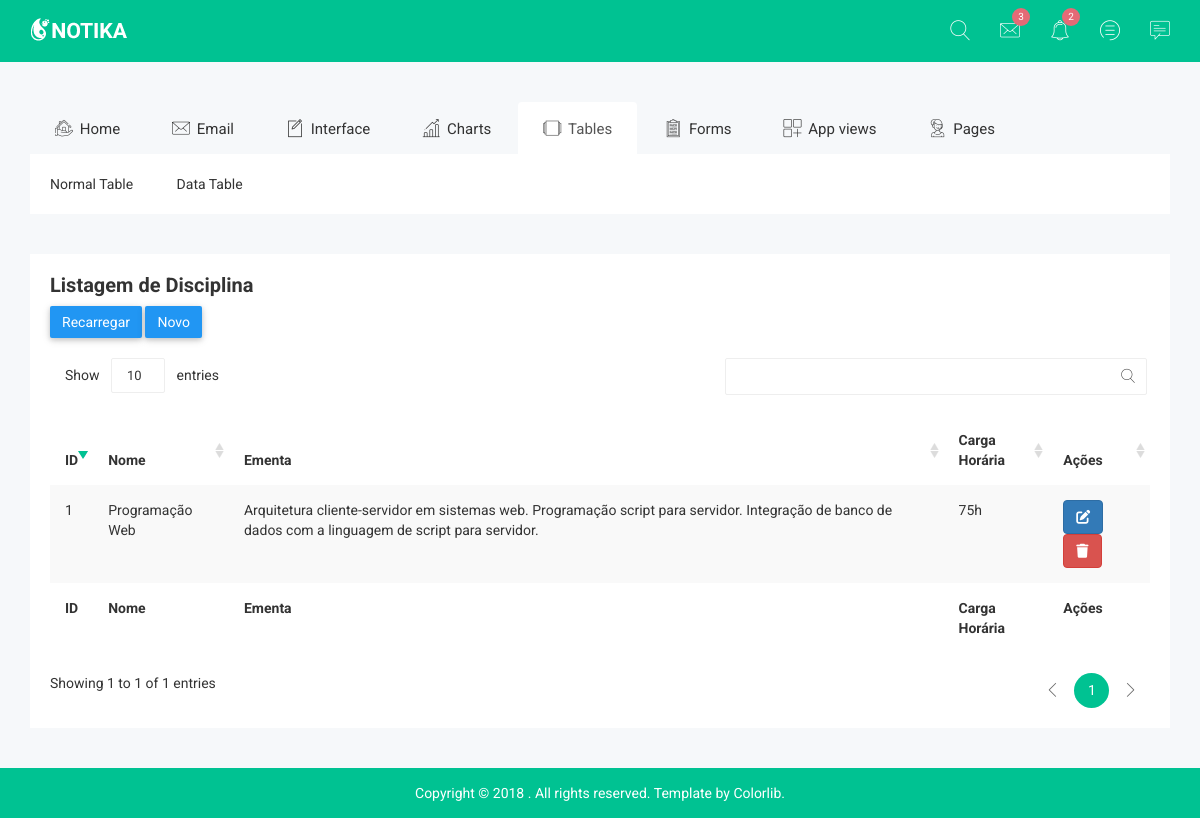
Page /Aula06_2/controller/disciplinaController.php?acao=listar on the earlier database version.
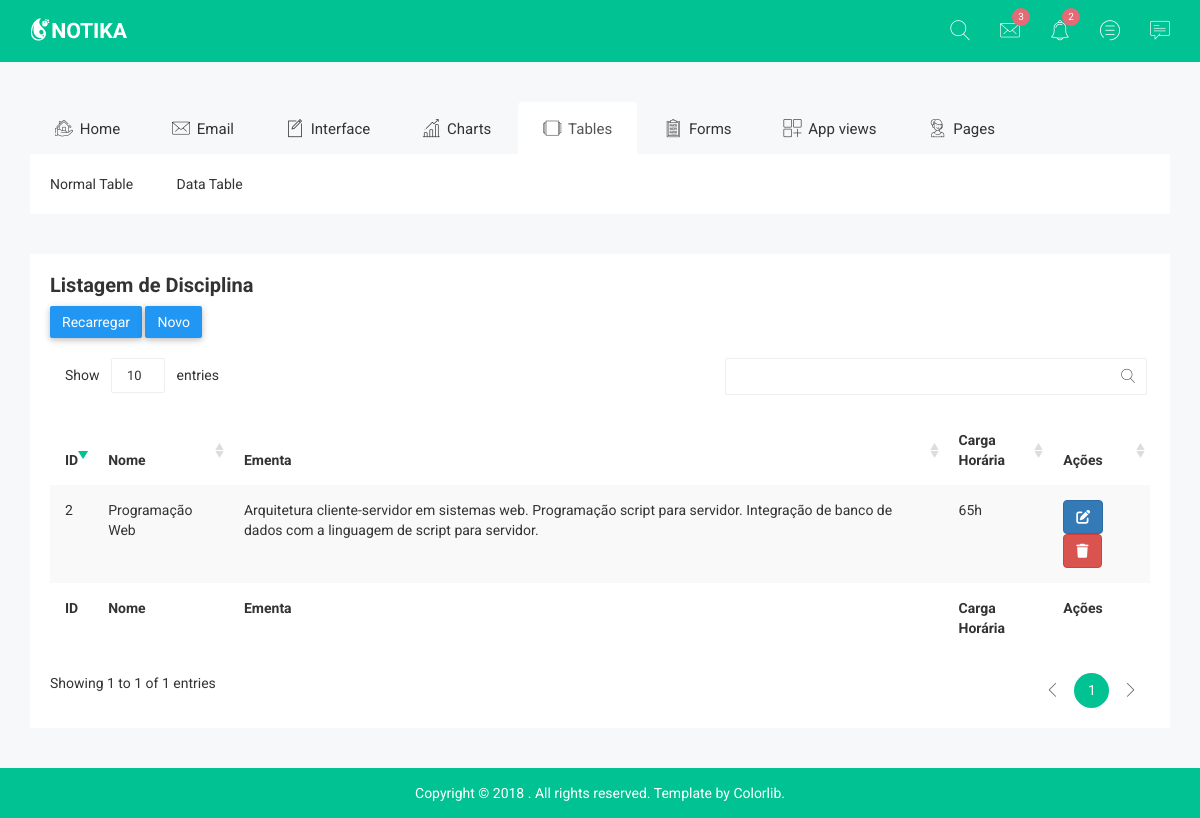
Same page on the later database version.
### tables this page shows
CREATE TABLE "Disciplina" (
	"id"	INTEGER,
	"nome"	TEXT UNIQUE,
	"ementa"	TEXT ,
	"cargahoraria" INTEGER,
	PRIMARY KEY("id" AUTOINCREMENT)
);

### Aula06_2/controller/disciplinaController.php (called while the page is built, shortened)
<?php
include '../model/Disciplina.php';
include '../bo/DisciplinaBO.php';
include 'defaultController.php';
function listar() {
    $disciplinas = DisciplinaBO::listar();
	include '../view/disciplina/listar.php';
}
?>

### Aula06_2/model/DisciplinaDAO.php (called while the page is built, shortened)
<?php
require 'conexao_bd.php';
class DisciplinaDAO {
	public static function listar() {
		global $db;
		$disciplinas = [ ];
		$consultaSQL = "SELECT * FROM Disciplina order by id desc";
		$resultado = $db->query($consultaSQL);
		if ($resultado) {
			while ($registro = $resultado->fetchArray(SQLITE3_ASSOC)) {
			   $disciplina = new Disciplina($registro['id'], $registro['nome'], $registro['ementa'], $registro['cargahoraria']);
				$disciplinas[] = $disciplina;
			}
		} else {
			echo "Erro ao executar a consulta: " . $db->lastErrorMsg();
		}
		return $disciplinas;
	}
}
?>

### Aula06_2/bo/DisciplinaBO.php (called while the page is built, shortened)
<?php
include '../model/DisciplinaDAO.php';
class DisciplinaBO {
		public static function listar() {
			$disciplinas = DisciplinaDAO::listar();
			return $disciplinas;
		}
	}
?>

### Aula06_2/model/Disciplina.php (called while the page is built, shortened)
<?php
class Disciplina {
    public function __construct($id = null, $nome = null, $ementa = null, $cargahoraria = null) {
        if ($id != null) {
            $this->id = $id;
        }
        if ($nome != null) {
            $this->nome = $nome;
        }
        if ($ementa != null) {
            $this->ementa = $ementa;
        }
        if ($cargahoraria != null) {
            $this->cargahoraria = $cargahoraria;
        }
    }
}
?>

### Aula06_2/view/disciplina/listar.php (the view, shortened to what this page needs)
<?php include("../view/template/cabecalho.php"); ?>
<div class="data-table-area">
    <div class="container">
        <div class="row">
            <div class="col-lg-12 col-md-12 col-sm-12 col-xs-12">
                <div class="data-table-list">
                    <div class="basic-tb-hd">
                        <h2>Listagem de Disciplina</h2>
                        <button onclick="location='../controller/disciplinaController.php?acao=listar'" class="btn btn-primary notika-btn-primary waves-effect">Recarregar</button>
                        <button onclick="location='../controller/disciplinaController.php?acao=formulario'" class="btn btn-primary notika-btn-primary waves-effect">Novo</button>
                    </div>
                    <div class="table-responsive">
                        <table id="data-table-basic" data-order-by="2" class="table table-striped">
                            <thead>
                                <tr>
                                    <th>ID</th>
                                    <th>Nome</th>
                                    <th>Ementa</th>
                                    <th>Carga Horária</th>
                                    <th>Ações</th>
                                </tr>
                            </thead>
                            <tbody>
                                <?php foreach ($disciplinas as $item) : ?>
                                    <tr>
                                        <td><?= $item->id ?></td>
                                        <td><?= $item->nome ?></td>
                                        <td><?= $item->ementa ?></td>
                                        <td><?= $item->cargahoraria ?>h</td>
                                        <td>
                                            <button type="button" class="btn btn-primary waves-effect" data-toggle="tooltip" data-placement="top" data-original-title="Editar" style="margin-right: 5px;" onclick="location='../controller/disciplinaController.php?acao=editar&id=<?= $item->id ?>'"><i class="fa-solid fa-edit"></i>
                                            <button type="button" class="btn btn-danger waves-effect" data-toggle="tooltip" data-placement="top" data-original-title="Excluir" onclick="location='../controller/disciplinaController.php?acao=excluir&id=<?= $item->id ?>'"><i class="fa-solid fa-trash"></i>
                                        </td>
                                    </tr>
                                <?php endforeach; ?>
                            </tbody>
                            <tfoot>
                                <tr>
                                    <th>ID</th>
                                    <th>Nome</th>
                                    <th>Ementa</th>
                                    <th>Carga Horária</th>
                                    <th>Ações</th>
                                </tr>
                            </tfoot>
                        </table>
                    </div>
                </div>
            </div>
        </div>
    </div>
</div>
<?php include("../view/template/rodape.php"); ?>

### Aula06_2/controller/defaultController.php
<?php
if ($_SERVER['REQUEST_METHOD'] === 'POST')
    $request = $_POST;
else
if ($_SERVER['REQUEST_METHOD'] === 'GET') {
    $request = $_GET;
}
function getValor($request,$var){
	$valor = isset($request[$var]) ? $request[$var] : null;
	return $valor;
}
$acao = getValor($request,'acao');
if (function_exists($acao) && is_callable($acao)) {
    $acao();
} else {
    echo "Ação inválida";
}
?>

### Aula06_2/view/template/cabecalho.php (shortened to what this page needs)
<!doctype html>
<html class="no-js" lang="">
<head>
    <link rel="stylesheet" href="../view/template/css/bootstrap.min.css">
    <link rel="stylesheet" href="https://cdnjs.cloudflare.com/ajax/libs/font-awesome/6.5.2/css/all.min.css" />
    <link rel="stylesheet" href="../view/template/css/owl.carousel.css">
    <link rel="stylesheet" href="../view/template/css/owl.theme.css">
    <link rel="stylesheet" href="../view/template/css/owl.transitions.css">
    <link rel="stylesheet" href="../view/template/css/meanmenu/meanmenu.min.css">
    <link rel="stylesheet" href="../view/template/css/animate.css">
    <link rel="stylesheet" href="../view/template/css/normalize.css">
    <link rel="stylesheet" href="../view/template/css/wave/waves.min.css">
    <link rel="stylesheet" href="../view/template/css/wave/button.css">
    <link rel="stylesheet" href="../view/template/css/scrollbar/jquery.mCustomScrollbar.min.css">
    <link rel="stylesheet" href="../view/template/css/notika-custom-icon.css">
    <link rel="stylesheet" href="../view/template/css/jquery.dataTables.min.css">
    <link rel="stylesheet" href="../view/template/css/main.css">
    <link rel="stylesheet" href="../view/template/css/style.css">
    <link rel="stylesheet" href="../view/template/css/responsive.css">
</head>
<body>
    <div class="header-top-area">
        <div class="container">
            <div class="row">
                <div class="col-lg-4 col-md-4 col-sm-12 col-xs-12">
                    <div class="logo-area">
                        <a href="#"><img src="../view/template/img/logo/logo.png" alt="" /></a>
                    </div>
                </div>
                <div class="col-lg-8 col-md-8 col-sm-12 col-xs-12">
                    <div class="header-top-menu">
                        <ul class="nav navbar-nav notika-top-nav">
                            <li class="nav-item dropdown">
                                <a href="#" data-toggle="dropdown" role="button" aria-expanded="false" class="nav-link dropdown-toggle"><span><i class="notika-icon notika-search"></i></span></a>
                            </li>
                            <li class="nav-item dropdown">
                                <a href="#" data-toggle="dropdown" role="button" aria-expanded="false" class="nav-link dropdown-toggle"><span><i class="notika-icon notika-mail"></i></span></a>
                            </li>
                            <li class="nav-item nc-al"><a href="#" data-toggle="dropdown" role="button" aria-expanded="false" class="nav-link dropdown-toggle"><span><i class="notika-icon notika-alarm"></i></span>
                                    <div class="ntd-ctn"><span>3</span></div>
                                </a>
                            </li>
                            <li class="nav-item"><a href="#" data-toggle="dropdown" role="button" aria-expanded="false" class="nav-link dropdown-toggle"><span><i class="notika-icon notika-menus"></i></span>
                                    <div class="ntd-ctn"><span>2</span></div>
                                </a>
                            </li>
                            <li class="nav-item"><a href="#" data-toggle="dropdown" role="button" aria-expanded="false" class="nav-link dropdown-toggle"><span><i class="notika-icon notika-chat"></i></span></a>
                            </li>
                        </ul>
                    </div>
                </div>
            </div>
        </div>
    </div>
    <?php include("menu.php"); ?>

### Aula06_2/view/template/menu.php (shortened to what this page needs)
<div class="main-menu-area mg-tb-40">
    <div class="container">
        <div class="row">
            <div class="col-lg-12 col-md-12 col-sm-12 col-xs-12">
                <ul class="nav nav-tabs notika-menu-wrap menu-it-icon-pro">
                    <li><a data-toggle="tab" href="#Home"><i class="notika-icon notika-house"></i> Home</a>
                    </li>
                    <li><a data-toggle="tab" href="#mailbox"><i class="notika-icon notika-mail"></i> Email</a>
                    </li>
                    <li><a data-toggle="tab" href="#Interface"><i class="notika-icon notika-edit"></i> Interface</a>
                    </li>
                    <li><a data-toggle="tab" href="#Charts"><i class="notika-icon notika-bar-chart"></i> Charts</a>
                    </li>
                    <li class="active"><a data-toggle="tab" href="#Tables"><i class="notika-icon notika-windows"></i> Tables</a>
                    </li>
                    <li><a data-toggle="tab" href="#Forms"><i class="notika-icon notika-form"></i> Forms</a>
                    </li>
                    <li><a data-toggle="tab" href="#Appviews"><i class="notika-icon notika-app"></i> App views</a>
                    </li>
                    <li><a data-toggle="tab" href="#Page"><i class="notika-icon notika-support"></i> Pages</a>
                    </li>
                </ul>
                <div class="tab-content custom-menu-content">
                    <div id="Tables" class="tab-pane active notika-tab-menu-bg animated flipInX">
                        <ul class="notika-main-menu-dropdown">
                            <li><a href="normal-table.html">Normal Table</a>
                            </li>
                            <li><a href="data-table.html">Data Table</a>
                            </li>
                        </ul>
                    </div>
                </div>
            </div>
        </div>
    </div>
</div>

### Aula06_2/view/template/rodape.php (shortened to what this page needs)
    <div class="footer-copyright-area">
        <div class="container">
            <div class="row">
                <div class="col-lg-12 col-md-12 col-sm-12 col-xs-12">
                    <div class="footer-copy-right">
                        <p>Copyright © 2018
. All rights reserved. Template by <a href="https://colorlib.com">Colorlib</a>.</p>
                    </div>
                </div>
            </div>
        </div>
    </div>
</body>
</html>

### Aula06_2/view/template/css/wave/button.css (style rules this page uses)
.btn-default.notika-btn-default, .btn-info.notika-btn-info, .btn-primary.notika-btn-primary, .btn-success.notika-btn-success, .btn-warning.notika-btn-warning, .btn-danger.notika-btn-danger { box-shadow: 0 2px 5px rgba(0,0,0,.16), 0 2px 10px rgba(0,0,0,.12); border:none; outline:none !important; border-radius:2px; font-size:14px; }
.btn-primary.notika-btn-primary, .btn-primary.notika-gp-primary, .btn-primary.primary-icon-notika { background-color: #2196F3; }

### Aula06_2/view/template/css/main.css (style rules this page uses)
html { color: #222; font-size: 1em; line-height: 1.4; }
audio, canvas, iframe, img, svg, video { vertical-align: middle; }

Differences in the rows shown:
removed disciplina: id "1", nome "Programação Web", ementa "Arquitetura cliente-servidor em sistemas web. Programação script para servidor. Integração de banco de dados com a linguagem de script para servidor.", cargahoraria "75"
added disciplina: id "2", nome "Programação Web", ementa "Arquitetura cliente-servidor em sistemas web. Programação script para servidor. Integração de banco de dados com a linguagem de script para servidor.", cargahoraria "65"
